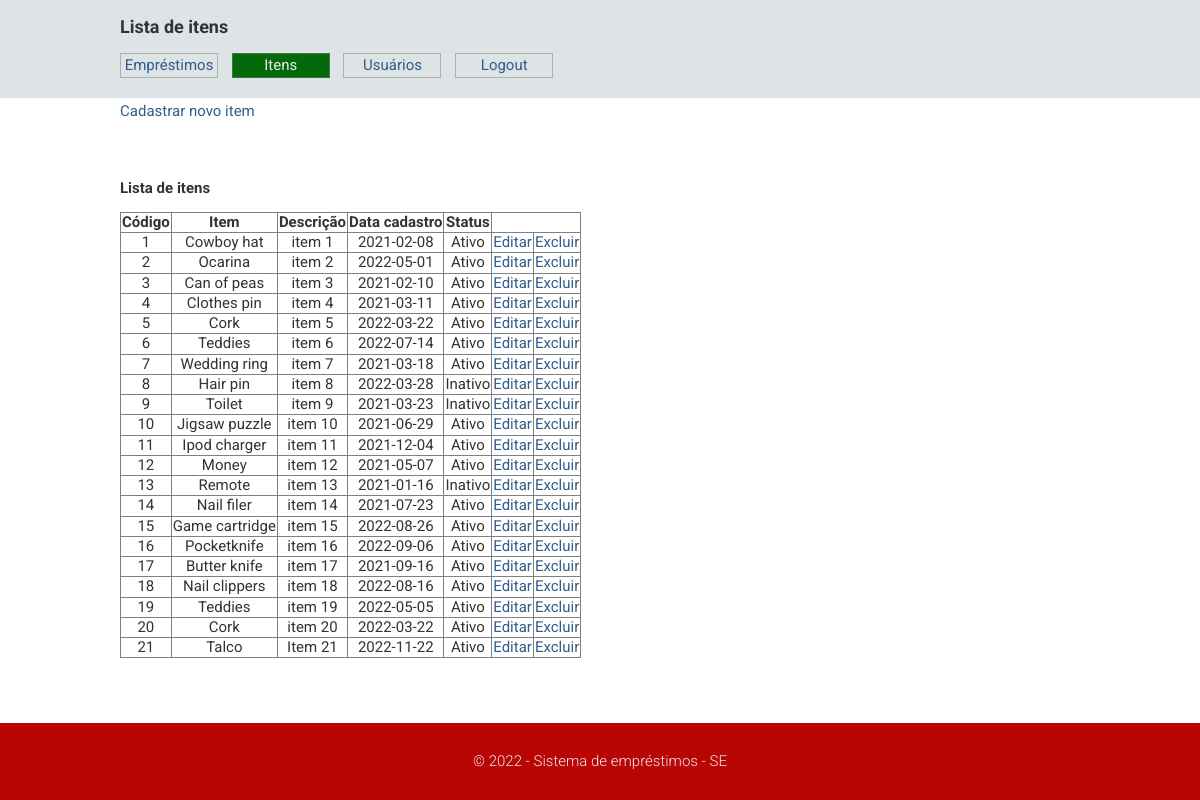
Screenshot of /adm/item_lista.php (signed in) with the database file from the repository.
### tables this page shows
CREATE TABLE `item` (
  `idItem` int(10) UNSIGNED NOT NULL,
  `descricao` varchar(100) DEFAULT NULL,
  `item` varchar(60) NOT NULL,
  `data_cadastro` date DEFAULT NULL,
  `ativo` tinyint(1) NOT NULL
);

### bd/banco_dados.php (called while the page is built, shortened)
<?php
abstract class banco_dados{
    public function iniciadb(){
        try{
            $this->con = new PDO('mysql:host='.self::SERVER.';port=3307;dbname='.self::BD, self::USER, self::SENHA);
        }
        catch(PDOException $e){
            echo 'Erro gerado '.$e->getMessage();
        }
    }
}
?>

### bd/banco_dados_consulta.php (called while the page is built, shortened)
<?php
require_once "banco_dados.php";
class banco_dados_consulta extends banco_dados{
    public $con;
    private $consulta;
    function __construct($consulta){
        $this->consulta = $consulta;
    }
    public function consulta_tudo(){
        $stmt = $this->con -> query($this->consulta)->fetchAll();
        return $stmt;
    }
}
?>

### adm/item_lista.php (the view, shortened to what this page needs)
<?php
include "../includes/header.php";
?>
<body>
    <div class="wrap">
        <div class="header">
            <div class="linha">
                <header>
                    <h1>Lista de itens</h1>
                    <nav>
                        <ul>
                            <li><a href="emprestimos_lista.php">Empréstimos</a></li>
                            <li class="active"><a href="item_lista.php">Itens</a></li>
                            <li><a href="usuario_lista.php">Usuários</a></li>
                            <li><a href="../index.php">Logout</a></li>
                        </ul>
                    </nav>
                </header>
            </div>
        </div>
        <div class="linha">
            <a href="item_cadastro.php">Cadastrar novo item</a>
        </div>
        <div class="linha">
            <p><br/><br/><b>Lista de itens</b></p>
            <article>
                <table border='1' style='border-collapse:collapse'>
                    <tr align="center">
                        <th>Código</th>
                        <th>Item</th>
                        <th>Descrição</th>
                        <th>Data cadastro</th>
                        <th>Status</th>
                        <th colspan="2">&nbsp;</th>
                    </tr>
                    <?php
                        require_once "../bd/banco_dados.php";
                        require_once "../bd/banco_dados_consulta.php";
                        $consulta = "SELECT I.idItem, I.item, I.descricao, I.data_cadastro, I.ativo
                        FROM sistema_emprestimo.item as I";
                        $item_consulta = new banco_dados_consulta($consulta);
                        $item_consulta->iniciadb();
                        $stmt = $item_consulta->consulta_tudo();
                        foreach ($stmt as $row) {
                                $status = $row['ativo'] == 1 ? 'Ativo':'Inativo';
                                echo "<tr  align='center'>
                                    <td>".$row['idItem']."</td>
                                    <td>".$row['item']."</td>
                                    <td>".$row['descricao']."</td>
                                    <td>".$row['data_cadastro']."</td>
                                    <td>".$status."</td>
                                    <td><a href='item_cadastro.php?idItem=".$row['idItem']."'> Editar </td>
                                    <td><a href='item_lista.php?idItem=".$row['idItem']."'> Excluir </td>
                                </tr>";
                        }
                    ?>
                </table>
            </article>
        </div>
    </div>
    <div class="footer">
        <div class="linha">
            <?php
                include "../includes/footer.php"
            ?>
        </div>
    </div>
</body>
</html>

### includes/header.php (shortened to what this page needs)
<!DOCTYPE html>
<html lang="pt-br">
<head>
    <link rel="stylesheet" href="../normalize.css" />
    <link rel="stylesheet" type="text/css" href="../estilo.css" />
</head>

### includes/footer.php
<div class="linha">
            <footer>
                <span>&copy; 2022 - Sistema de empréstimos - SE</span>
            </footer>
        </div>

### estilo.css (style rules this page uses)
html, body { height: 100%; }
body { display: flex; flex-direction: column; font-size: 15px; font-family: "Roboto", sans-serif; color: #333; }
h1 { font-size: 18px; }
.linha { width: 960px; margin: 0 auto; overflow: auto; padding: 5px 0; }
.wrap { flex: 1 0 auto; }
a:link, header a:visited { color:#315e8a; text-decoration: none; }
.header { background-color: #dee3e6; }
header nav ul { list-style: none; padding-left: 0; }
header nav ul li { display: inline-block; width: 90px; margin-right: 10px; padding: 3px; border: 1px solid rgba(128, 128, 128, 0.514); text-align: center; }
header nav ul li.active { background-color: #03690b; border: 1px solid rgba(128, 128, 128, 0.514); }
header nav ul li.active a { color: #ebebeb; }
.footer { flex-shrink: 0; background-color: #b90504; color: #ebebeb; padding: 20px 0; text-align: center; font-weight: 300; }

### rows the page displays
item: idItem "1", item "Cowboy hat", descricao "item 1", data_cadastro "2021-02-08", ativo "Ativo"
item: idItem "2", item "Ocarina", descricao "item 2", data_cadastro "2022-05-01", ativo "Ativo"
item: idItem "3", item "Can of peas", descricao "item 3", data_cadastro "2021-02-10", ativo "Ativo"
item: idItem "4", item "Clothes pin", descricao "item 4", data_cadastro "2021-03-11", ativo "Ativo"
item: idItem "5", item "Cork", descricao "item 5", data_cadastro "2022-03-22", ativo "Ativo"
item: idItem "6", item "Teddies", descricao "item 6", data_cadastro "2022-07-14", ativo "Ativo"
item: idItem "7", item "Wedding ring", descricao "item 7", data_cadastro "2021-03-18", ativo "Ativo"
item: idItem "8", item "Hair pin", descricao "item 8", data_cadastro "2022-03-28", ativo "Inativo"
item: idItem "9", item "Toilet", descricao "item 9", data_cadastro "2021-03-23", ativo "Inativo"
item: idItem "10", item "Jigsaw puzzle", descricao "item 10", data_cadastro "2021-06-29", ativo "Ativo"
item: idItem "11", item "Ipod charger", descricao "item 11", data_cadastro "2021-12-04", ativo "Ativo"
item: idItem "12", item "Money", descricao "item 12", data_cadastro "2021-05-07", ativo "Ativo"
item: idItem "13", item "Remote", descricao "item 13", data_cadastro "2021-01-16", ativo "Inativo"
item: idItem "14", item "Nail filer", descricao "item 14", data_cadastro "2021-07-23", ativo "Ativo"
item: idItem "15", item "Game cartridge", descricao "item 15", data_cadastro "2022-08-26", ativo "Ativo"
item: idItem "16", item "Pocketknife", descricao "item 16", data_cadastro "2022-09-06", ativo "Ativo"
item: idItem "17", item "Butter knife", descricao "item 17", data_cadastro "2021-09-16", ativo "Ativo"
item: idItem "18", item "Nail clippers", descricao "item 18", data_cadastro "2022-08-16", ativo "Ativo"
item: idItem "19", item "Teddies", descricao "item 19", data_cadastro "2022-05-05", ativo "Ativo"
item: idItem "20", item "Cork", descricao "item 20", data_cadastro "2022-03-22", ativo "Ativo"
item: idItem "21", item "Talco", descricao "Item 21", data_cadastro "2022-11-22", ativo "Ativo"
